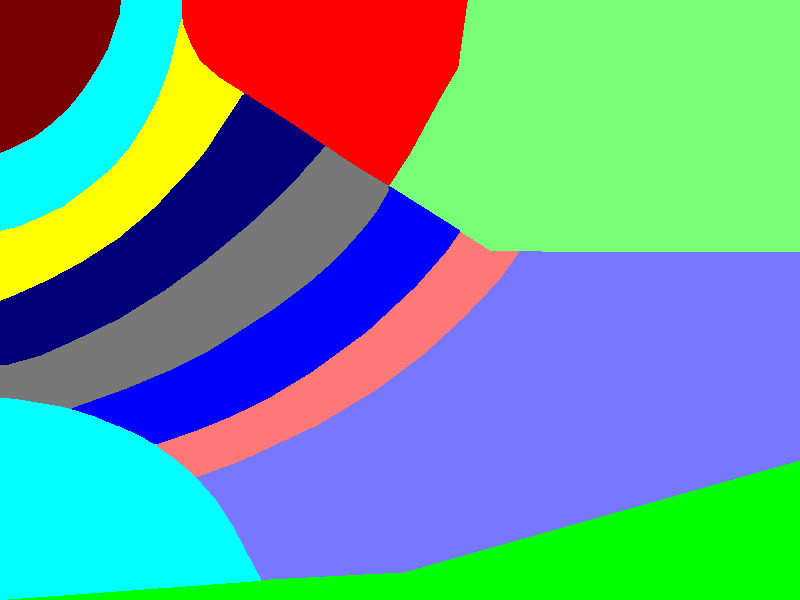
%> input picture applications/cpt/cpt_sbt_colors.png, 800 x 600 px
$ octave cpt_tools.m   (GNU Octave 9; MATLAB toolbox functions it lacks are replaced by stand-ins)
%> lines starting %> are read from the running program, lines starting %| are printed output that depends on the picture
### general/plot_fun/plotc.m
function varargout = plotc(x,y,c,marker,varargin)
%PLOTC   fast scatter/bubble plot (without auto color rescaling afterwards)
%
%    handle = plotc(X,Y,C,'MARKER')
%
% plots the values of c colour coded at the
% positions specified by x and y, and c (z-axis) in a 3-D axis
% system. A colorbar is added on the right side of the figure.
%
% The colorbar ticks stretch from the minimum value of c to its
% maximum in 9 steps (10 values).
%
% The last argument is optional to define the marker being used. The
% default is a point. To use a different marker (such as circles, ...) send
% its symbol to the function (which must be enclosed in '; see example).
%
% The plot is actually a 3D plot but the orientation of the axis is set
% such that it appears to be a plane 2D plot. However, you can toggle
% between 2D and 3D view either by using the command 'view(3)' (for 3D
% view) or 'view(2)' (for 2D), or by interactively rotating the axis
% system.
%
% NOTE:
% Unlike SCATTER, PLOTC marker colors are not linked to the caxis
% and colorbar, but have fixed RGB colors assigned to them.
% Changing the caxis after calling plotc will not affect the
% PLOTC marker colors.
%
% plotc comes from the <a href="http://www.mathworks.com/matlabcentral/fileexchange/5718">Mathworks download central</a>, for copyright: edit plotc
%
% If 'CLimMode' is 'auto', PLOTC sets CAXIS equal to [min(V), max(V)],
% otherwise CAXIS limits are used to define the  RGB values of PLOTC markers.
%
%    handle = plotc(..) % returns handles
%
% Example:
% Define three vectors
%    x=1:10;y=1:10;p=randn(10,1);
%    plotc(x,y,p)
%
%    x=randn(100,1);
%    y=2*x+randn(100,1);
%    p=randn(100,1);
%    plotc(x,y,p,'d')
%    view(3)
%
% See also: SCATTER

%% Version
% 2009 apr 02: 11:27:13 downloaded from: http://www.mathworks.com/matlabcentral/fileexchange/5718
% 2009 apr 02: improved documentation to OpenEarth standard
% 2009 apr 02: allow for user-defined caxis OR
% 2009 apr 02: set caxis to conform with automatic plotc range

%% Copyright:
%  Copyright: Uli Theune, University of Alberta, 2004

%% Input

   if nargin <4
       marker='.';
   end

%% make 1D and remove NaNs

   x = x(~isnan(c(:)));
   y = y(~isnan(c(:)));
   c = c(~isnan(c(:)));

   map = colormap;

%% Define RGB color scaling limits

   miv = min(c);
   mav = max(c);

   if isempty(miv)
      return
   end

   if strcmpi(get(gca,'CLimMode'),'auto')
      caxis([miv mav])
   else
      miv = clim1(1);
      mav = clim1(2);
   end

%% Plot the points

   hold on
   for i=1:length(x)
       in=round((c(i)-miv)*(length(map)-1)/(mav-miv));
       %--- Catch the out-of-range numbers
       if in<=0;in=1;end % changed to allow for values outside caxis range
       if in > length(map);in=length(map);end
       %--- Deal with in-range number
       handles(i) = plot3(x(i),y(i),c(i),marker,'color',map(in,:),'markerfacecolor',map(in,:));
   end
   hold off

if 0 % does not work

%% Re-format the colorbar

   h=colorbar;

   set(h,'ylim', [1 length(map)]); % this screws up the colorbar in 7.7.0.471 (R2008b)
   yal = linspace(1,length(map),10);
   set(h,'ytick',yal);

%% Create the yticklabels

   ytl = linspace(miv,mav,10);
   s   = char(10,4);
   for i=1:10
       if min(abs(ytl)) >= 0.001;B=sprintf('%-4.3f',ytl(i));
       else;                     B=sprintf('%-3.1E',ytl(i));
       end
       s(i,1:length(B))=B;
   end
   set  (h,'yticklabel',s);
   grid on
   view (2)

end % reformatcolorbar

%% Output

   if nargout==1
      varargout = {handles};
   end

%% EOF

### applications/cpt/cpt_tools.m

[X, map] = imread('cpt_sbt_colors.png');
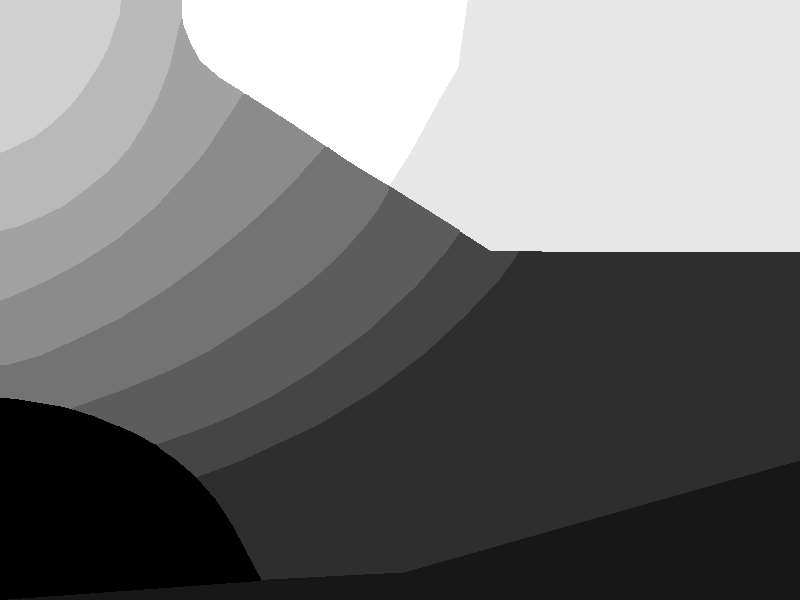
%> X: size 600x800 uint8; min 1, max 12, mean 6.1; drawn with min black and max white
%> map = 13 rows, first 12: [0 1 1; 0 1 1; 0 1 0; 0.471 0.471 1; 1 0.471 0.471; 0 0 1; 0.471 0.471 0.471; 0 0 0.471; 1 1 0; 0 1 1; 0.471 0 0; 0.471 1 0.471]

hi = image(X);
xlabel('friction ratio (%)')
ylabel('Cone resistance q_t (MPa)')

set(gca,'YTick',[1 200 400 600])
set(gca,'YTickLabel',{'100','10','1','0.1'})
set(gca,'XTick',[1 100:100:800])
set(gca,'xTickLabel',{'0','1','2','3','4','5','6','7','8'})

hold on
fr = 4;
qt = 10;


qt0 = log10(0.1);

% [4 lines of commented-out code are left out]

qt = [linspace(0.1,10,50) linspace(10,100,50)];
fr = linspace(0,8,100);


qt0 = round(max(min((2-log10(qt))*200,600),1));
fr0 = round(max(min(fr*100,800),1));
colormap(gray(12))

plotc(fr0,qt0,X(sub2ind(size(X),qt0,fr0)))
%> in plotc, `x = x(~isnan(c(:)));`: x = 100 values from 1 to 800
%> in plotc, `y = y(~isnan(c(:)));`: y = 100 values, max 600 at index 1, min 1 at index 100, mean 175.4
%> in plotc, `c = c(~isnan(c(:)));`: c = 100 values, max 11 at index 52, min 1 at index 1, mean 8.35
%> in plotc, `miv = min(c);`: miv = 1
%> in plotc, `mav = max(c);`: mav = 11
%> the loop in plotc, `for i=1:length(x)` made 100 passes
%> after the loop in plotc, `for i=1:length(x)`: handles = 100 values, max -40.53 at index 1, min -139.7 at index 100, mean -90.03
colormap(jet)
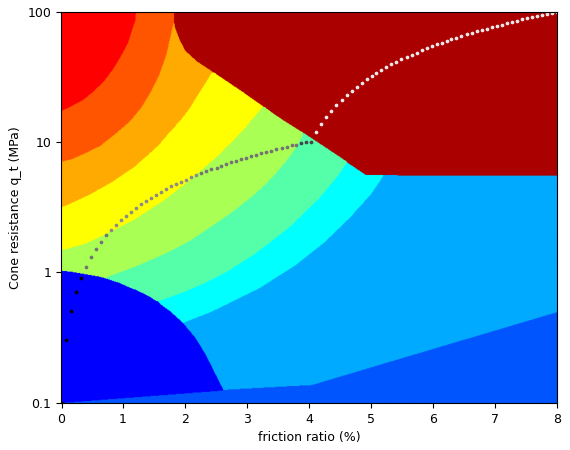
%> figure redrawn from the program's plot data
plotc(fr0,qt0,-X(sub2ind(size(X),qt0,fr0)),'o')
%> the run ends on the next line
